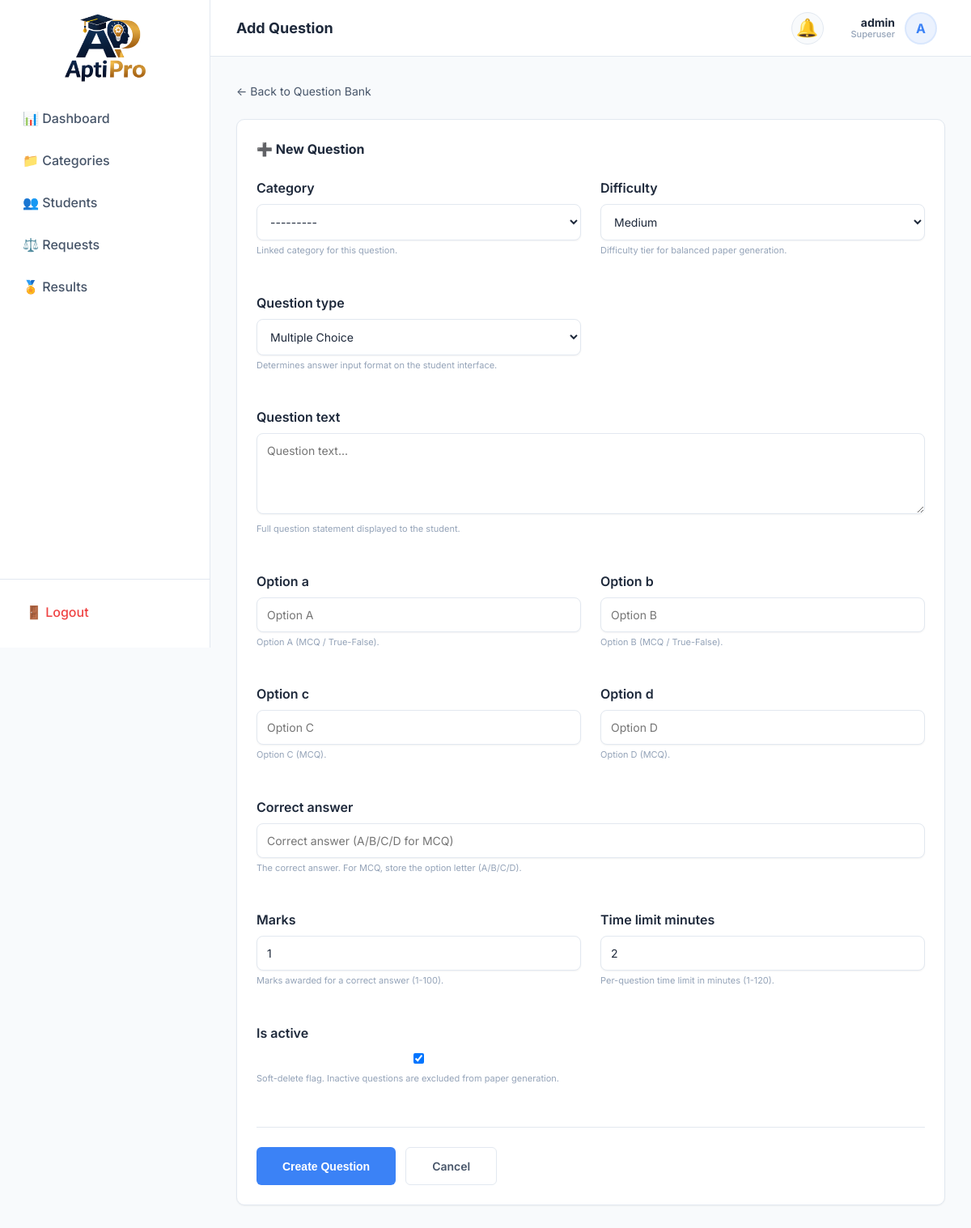
Page /admin-panel/questions/add/ (signed in) on the committed database.
### exams/models.py (models this page shows, shortened)
class CustomUser(AbstractUser):
    class Role(models.TextChoices):
        STUDENT = 'Student', 'Student'
        ADMIN = 'Admin', 'Admin'
    role = models.CharField(
        max_length=10,
        choices=Role.choices,
        default=Role.STUDENT,
        db_index=True,
        help_text='Determines UI experience. Admin dashboard requires is_superuser.',
    )
    whatsapp_number = models.CharField(
        max_length=15,
        blank=True,
        validators=[
            RegexValidator(
                regex=r'^\+?1?\d{9,15}$',
                message='WhatsApp number must be 9-15 digits, optionally starting with +.',
            )
        ],
        help_text='WhatsApp number for direct contact.',
    )
    phone_number = models.CharField(
        max_length=15,
        blank=True,
        validators=[
            RegexValidator(
                regex=r'^\+?1?\d{9,15}$',
                message='Phone number must be 9-15 digits, optionally starting with +.',
            )
        ],
        help_text='Primary contact number.',
    )
    profile_photo = models.ImageField(
        upload_to='profile_photos/%Y/%m/',
        blank=True,
        null=True,
        help_text='Student profile picture.',
    )
    date_of_birth = models.DateField(
        blank=True,
        null=True,
        help_text='Student date of birth.',
    )
    address = models.TextField(
        blank=True,
        help_text='Full postal address.',
    )
    institution = models.CharField(
        max_length=200,
        blank=True,
        help_text='School / college / university name.',
    )
    @property
    def name(self):
        if self.first_name and self.last_name:
            return f"{self.first_name} {self.last_name}"
        return self.first_name or self.username
    class Meta:
        verbose_name = 'User'
        verbose_name_plural = 'Users'
        ordering = ['-date_joined']
        indexes = [
            models.Index(fields=['role'], name='idx_user_role'),
            models.Index(fields=['-date_joined'], name='idx_user_joined'),
            models.Index(fields=['email'], name='idx_user_email'),
        ]

class Question(models.Model):
    class Difficulty(models.TextChoices):
        EASY = 'Easy', 'Easy'
        MEDIUM = 'Medium', 'Medium'
        HARD = 'Hard', 'Hard'
    class QuestionType(models.TextChoices):
        MCQ = 'MCQ', 'Multiple Choice'
        SHORT_ANSWER = 'Short Answer', 'Short Answer'
        ESSAY = 'Essay', 'Essay'
        TRUE_FALSE = 'True/False', 'True / False'
    objects = QuestionManager()
    id = models.UUIDField(
        primary_key=True,
        default=uuid.uuid4,
        editable=False,
        help_text='Unique question identifier.',
    )
    category = models.ForeignKey(
        'Category',
        on_delete=models.CASCADE,
        related_name='questions',
        db_index=True,
        null=True, # For existing records during migration
        help_text='Linked category for this question.'
    )
    difficulty = models.CharField(
        max_length=10,
        choices=Difficulty.choices,
        default=Difficulty.MEDIUM,
        db_index=True,
        help_text='Difficulty tier for balanced paper generation.',
    )
    question_type = models.CharField(
        max_length=20,
        choices=QuestionType.choices,
        default=QuestionType.MCQ,
        db_index=True,
        help_text='Determines answer input format on the student interface.',
    )
    question_text = models.TextField(
        help_text='Full question statement displayed to the student.',
    )
    option_a = models.CharField(max_length=500, blank=True, help_text='Option A (MCQ / True-False).')
    option_b = models.CharField(max_length=500, blank=True, help_text='Option B (MCQ / True-False).')
    option_c = models.CharField(max_length=500, blank=True, help_text='Option C (MCQ).')
    option_d = models.CharField(max_length=500, blank=True, help_text='Option D (MCQ).')
    correct_answer = models.CharField(
        max_length=500,
        help_text='The correct answer. For MCQ, store the option letter (A/B/C/D).',
    )
    marks = models.PositiveIntegerField(
        default=1,
        validators=[MinValueValidator(1), MaxValueValidator(100)],
        help_text='Marks awarded for a correct answer (1-100).',
    )
    time_limit_minutes = models.PositiveIntegerField(
        default=2,
        validators=[MinValueValidator(1), MaxValueValidator(120)],
        help_text='Per-question time limit in minutes (1-120).',
    )
    created_by = models.ForeignKey(
        settings.AUTH_USER_MODEL,
        on_delete=models.SET_NULL,
        null=True,
        blank=True,
        related_name='created_questions',
        help_text='Admin who created or imported this question.',
    )
    created_at = models.DateTimeField(auto_now_add=True, db_index=True)
    updated_at = models.DateTimeField(auto_now=True)
    is_active = models.BooleanField(
        default=True,
        db_index=True,
        help_text='Soft-delete flag. Inactive questions are excluded from paper generation.',
    )
    objects = QuestionManager()
    class Meta:
        verbose_name = 'Question'
        verbose_name_plural = 'Questions'
        ordering = ['-created_at']
        indexes = [
            models.Index(fields=['category', 'difficulty'], name='idx_q_cat_diff'),
            models.Index(fields=['category', 'difficulty', 'is_active'], name='idx_q_cat_diff_active'),
            models.Index(fields=['question_type', 'is_active'], name='idx_q_type_active'),
            models.Index(fields=['-created_at'], name='idx_q_created'),
        ]

### exams/views.py (the view, shortened to what this page needs)
# urls.py: path('admin-panel/questions/add/', views.AdminAddQuestionView.as_view(), name='admin_add_question'),
class AdminAddQuestionView(SuperuserRequiredMixin, View):
    def get(self, request, category_id=None):
        initial = {}
        if category_id:
            category = get_object_or_404(Category, pk=category_id)
            initial['category'] = category
        form = QuestionForm(initial=initial)
        return render(request, 'exams/admin/add_question.html', {
            'form': form,
            'category_id': category_id
        })

### exams/mixins.py (called while the page is built)
    def test_func(self):
        return self.request.user.is_superuser

### exams/models.py (called while the page is built)
    def __str__(self):
        return self.name

### templates/exams/admin/add_question.html (shortened to what this page needs)
{% extends 'base.html' %}
{% block page_title %}{% if edit %}Edit{% else %}Add{% endif %} Question{% endblock %}
{% block content %}
<div style="margin-bottom: 24px;">
    {% if edit %}
        <a href="{% url 'admin_category_detail' question.category.pk %}" style="text-decoration: none; color: var(--text-secondary); font-size: 14px; display: flex; align-items: center; gap: 4px;">
            ← Back to {{ question.category.name }}
        </a>
    {% elif category_id %}
        <a href="{% url 'admin_category_detail' category_id %}" style="text-decoration: none; color: var(--text-secondary); font-size: 14px; display: flex; align-items: center; gap: 4px;">
            ← Back to Category
        </a>
    {% else %}
        <a href="{% url 'admin_questions' %}" style="text-decoration: none; color: var(--text-secondary); font-size: 14px; display: flex; align-items: center; gap: 4px;">
            ← Back to Question Bank
        </a>
    {% endif %}
</div>
<div class="card">
    <div class="card-title" style="margin-bottom: 24px;">
        {% if edit %}✏️ Edit Question #{{ question.id|stringformat:".8s" }}{% else %}➕ New Question{% endif %}
    </div>
    <form method="post" id="add-question-form">
        <div style="display: grid; grid-template-columns: 1fr 1fr; gap: 24px;">
            {% for field in form %}
                <div class="form-group" style="{% if field.name == 'question_text' or field.name == 'correct_answer' %}grid-column: 1 / -1;{% endif %}">
                    <label for="{{ field.id_for_label }}" style="display: block; font-weight: 600; margin-bottom: 8px; color: var(--text-primary);">
                        {{ field.label }}
                    </label>
                    {{ field }}
                    {% if field.help_text %}<div style="color: var(--text-muted); font-size: 11px; margin-top: 4px;">{{ field.help_text }}</div>{% endif %}
                </div>
            {% endfor %}
        </div>
        <div style="display: flex; gap: 12px; margin-top: 32px; padding-top: 24px; border-top: 1px solid var(--border-color);">
            <button type="submit" class="btn btn-primary" style="padding: 12px 32px; font-weight: 700;">
                {% if edit %}Save Changes{% else %}Create Question{% endif %}
            </button>
            {% if edit %}
                <a href="{% url 'admin_category_detail' question.category.pk %}" class="btn btn-outline" style="padding: 12px 32px;">Cancel</a>
            {% elif category_id %}
                <a href="{% url 'admin_category_detail' category_id %}" class="btn btn-outline" style="padding: 12px 32px;">Cancel</a>
            {% else %}
                <a href="{% url 'admin_questions' %}" class="btn btn-outline" style="padding: 12px 32px;">Cancel</a>
            {% endif %}
        </div>
    </form>
</div>
{% endblock %}

### templates/base.html (shortened to what this page needs)
{% load static %}
<!DOCTYPE html>
<html lang="en">
<head>
  <link rel="stylesheet" href="{% static 'css/style.css' %}">
</head>
<body class="{% block body_class %}{% endblock %}">
  <div class="app-container">
    {% if user.is_authenticated %}
    <div class="sidebar" id="sidebar">
      <div class="brand" style="display: flex; justify-content: center; margin-top: -3.5rem;margin-bottom: -4rem;">
        <img src="{% static 'images/logo.png' %}" alt="Aptipro Logo"
          style="height: 150px; width: 200px; object-fit: contain;">
      </div>
      <nav class="sidebar-nav">
        {% if user.is_superuser %}
        <a href="{% url 'admin_dashboard' %}"
          class="nav-link {% if request.resolver_match.url_name == 'admin_dashboard' %}active{% endif %}">📊
          Dashboard</a>
        <a href="{% url 'admin_categories' %}"
          class="nav-link {% if 'category' in request.resolver_match.url_name %}active{% endif %}">📁 Categories</a>
        <a href="{% url 'admin_students' %}"
          class="nav-link {% if 'student' in request.resolver_match.url_name %}active{% endif %}">👥 Students</a>
        <a href="{% url 'admin_exam_requests' %}"
          class="nav-link {% if 'request' in request.resolver_match.url_name %}active{% endif %}">⚖️ Requests</a>
        <a href="{% url 'admin_results' %}"
          class="nav-link {% if 'result' in request.resolver_match.url_name %}active{% endif %}">🏅 Results</a>
        {% endif %}
      </nav>
      <div style="padding: 16px; border-top: 1px solid var(--border-color);">
        <a href="{% url 'logout' %}" class="nav-link" style="color: var(--accent-danger);">🚪 Logout</a>
      </div>
    </div>
    {% endif %}
    <div class="main-content">
      {% if user.is_authenticated %}
      <header class="header">
        <h1 style="font-size: 18px; font-weight: 700; color: var(--text-primary);">
          {% block page_title %}Dashboard{% endblock %}
        </h1>
        <div class="header-actions">
          <div class="notification-container" id="notifContainer">
            <div class="notification-bell" onclick="toggleNotifDropdown(event)">
              🔔 {% if unread_count > 0 %}<span class="notification-badge" id="notifBadge"></span>{% endif %}
            </div>
          </div>
          <div class="user-meta" id="userMenuTrigger" onclick="toggleUserDropdown(event)">
            <div class="user-profile-trigger">
              <div class="user-info-text">
                <span class="user-name">{{ user.name|default:user.username }}</span>
                <span class="user-role">{{ user.get_role_display }}</span>
              </div>
              {% if user.profile_photo %}
              <img src="{{ user.profile_photo.url }}" alt="Profile" class="profile-circle">
              {% else %}
              <div class="profile-placeholder">{{ user.username.0|upper }}</div>
              {% endif %}
            </div>
          </div>
        </div>
      </header>
      {% endif %}
      <main class="content-body">
        {% block content %}{% endblock %}
      </main>
    </div>
  </div>
</body>
</html>

### templates/exams/admin/add_question.html (style rules this page uses)
.form-group input, .form-group select, .form-group textarea { width: 100%; padding: 12px; border-radius: 8px; border: 1px solid var(--border-color); background: var(--bg-secondary); color: var(--text-primary); font-family: inherit; font-size: 14px; }

### rows in the picture
CustomUser: name "admin", role "Superuser", username.0 "A"

### other values in the picture
{{ field.label }} "Category" "Difficulty" "Question type" "Question text" "Option a" "Option b" "Option c" "Option d" "Correct answer" "Marks" "Time limit minutes" "Is active"
{{ field.help_text }} "Linked category for this question." "Difficulty tier for balanced paper generation." "Determines answer input format on the student interface." "Full question statement displayed to the student." "Option A (MCQ / True-False)." "Option B (MCQ / True-False)." "Option C (MCQ)." "Option D (MCQ)." "The correct answer. For MCQ, store the option letter (A/B/C/D)." "Marks awarded for a correct answer (1-100)." "Per-question time limit in minutes (1-120)." "Soft-delete flag. Inactive questions are excluded from paper generation."
